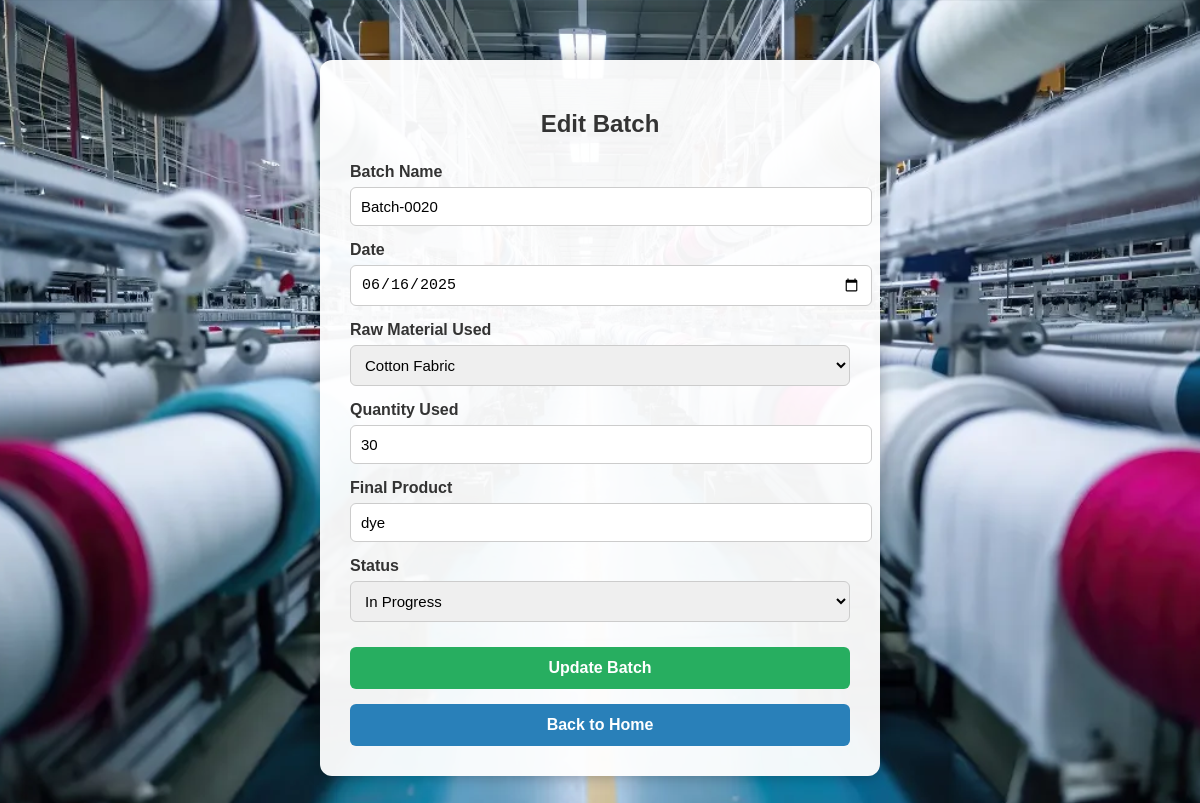
The page /edit_batch/1 on the database its author committed.
### tables this page shows
CREATE TABLE batches (
            id INTEGER PRIMARY KEY AUTOINCREMENT,
            batch_name TEXT NOT NULL,
            date TEXT NOT NULL,
            raw_material TEXT NOT NULL,
            quantity_used INTEGER NOT NULL,
            product TEXT NOT NULL,
            status TEXT NOT NULL
        );

### app.py (the view, shortened to what this page needs)
@app.route('/edit_batch/<int:id>', methods=['GET', 'POST'])
def edit_batch(id):
    conn = sqlite3.connect('textile.db')
    conn.row_factory = sqlite3.Row
    cur = conn.cursor()
    cur.execute("SELECT * FROM batches WHERE id=?", (id,))
    batch = cur.fetchone()
    materials = get_all_inventory_items()
    conn.close()
    return render_template('editbatch.html', batch=batch, materials=materials)

### app.py (called while the page is built)
def get_all_inventory_items():
    conn = sqlite3.connect('textile.db')
    cur = conn.cursor()
    cur.execute("SELECT item_name FROM inventory")
    items = [row[0] for row in cur.fetchall()]
    conn.close()
    return items

### templates/editbatch.html (shortened to what this page needs)
<!DOCTYPE html>
<html lang="en">
<head>
</head>
<body>
    <div class="container">
        <h2>Edit Batch</h2>
        <form method="POST">
            <label for="batch_name">Batch Name</label>
            <input type="text" name="batch_name" value="{{ batch.batch_name }}" required>
            <label for="date">Date</label>
            <input type="date" name="date" value="{{ batch.date }}" required>
            <label for="raw_material">Raw Material Used</label>
            <select name="raw_material" required>
                {% for material in materials %}
                    <option value="{{ material }}" {% if material == batch.raw_material %}selected{% endif %}>{{ material }}</option>
                {% endfor %}
            </select>
            <label for="quantity_used">Quantity Used</label>
            <input type="number" name="quantity_used" value="{{ batch.quantity_used }}" required>
            <label for="product">Final Product</label>
            <input type="text" name="product" value="{{ batch.product }}" required>
            <label for="status">Status</label>
            <select name="status" required>
                <option value="In Progress" {% if batch.status == 'In Progress' %}selected{% endif %}>In Progress</option>
            </select>
            <button type="submit">Update Batch</button>
        </form>
        <form action="{{ url_for('dashboard') }}">
            <button type="submit" class="back-btn">Back to Home</button>
        </form>
    </div>
</body>
</html>

### templates/editbatch.html (style rules this page uses)
body { font-family: Arial, sans-serif; background-image: url('/static/cotton_background.jpg'); background-size: cover; background-position: center; margin: 0; padding: 0; }
.container { max-width: 500px; margin: 60px auto; background-color: rgba(255, 255, 255, 0.95); padding: 30px; border-radius: 12px; box-shadow: 0 0 15px rgba(0, 0, 0, 0.3); }
h2 { text-align: center; margin-bottom: 25px; color: #333; }
label { display: block; margin-top: 15px; font-weight: bold; color: #333; }
input, select { width: 100%; padding: 10px; margin-top: 6px; border: 1px solid #ccc; border-radius: 6px; font-size: 15px; }
button { margin-top: 25px; padding: 12px; width: 100%; background-color: #27ae60; color: white; border: none; border-radius: 6px; font-size: 16px; font-weight: bold; cursor: pointer; }
.back-btn { margin-top: 15px; background-color: #2980b9; }

### rows shown on the page
batches: batch_name "Batch-0020", date "06/16/2025", quantity_used "30", product "dye", status "In Progress"

### other values the page prints
form field raw_material "Cotton Fabric"
